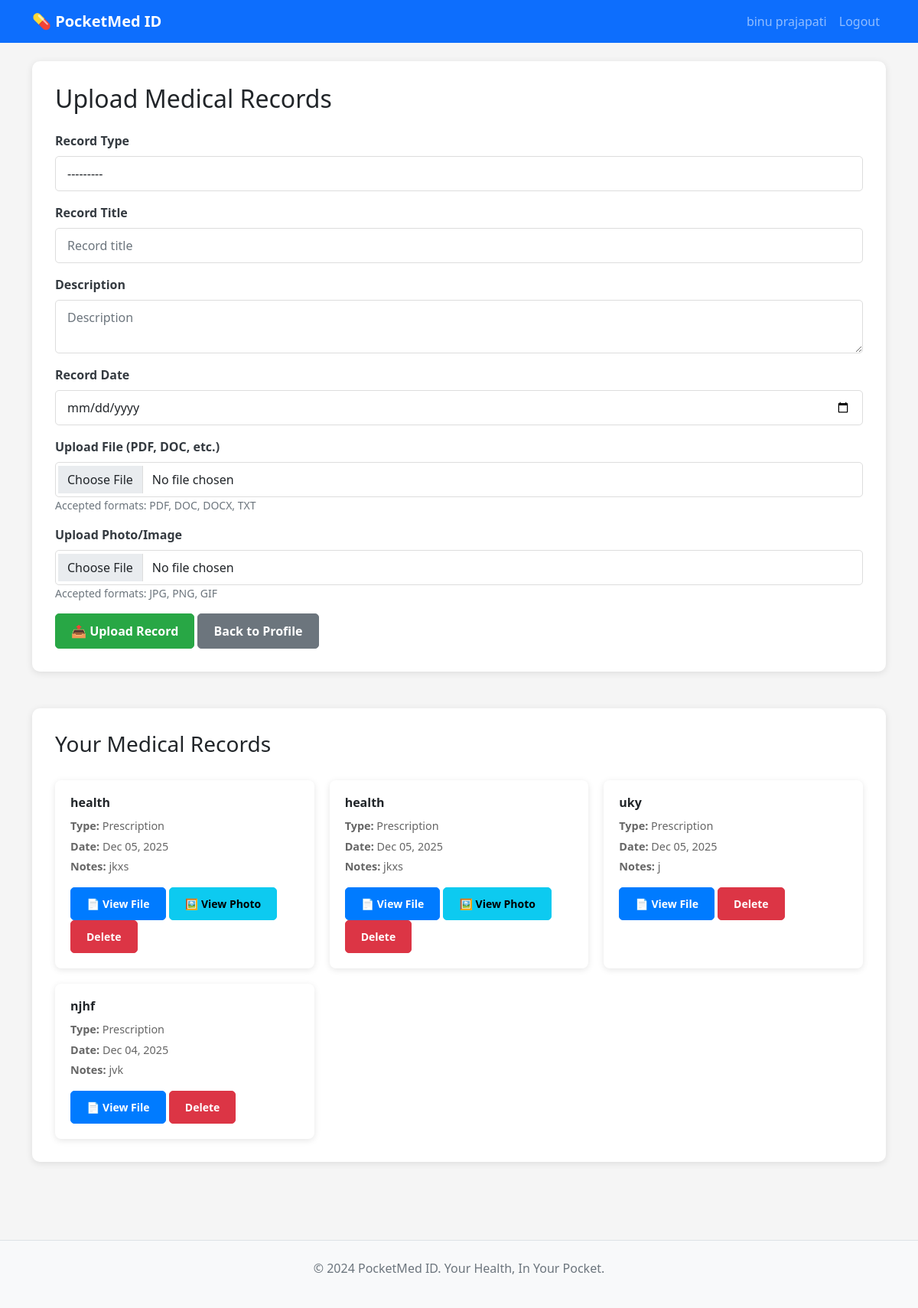
The app's page /patients/1/upload/ (signed in) with its own data.
### patients/models.py (models this page shows, shortened)
class MedicalRecord(models.Model):
    RECORD_TYPE_CHOICES = (
        ('prescription', 'Prescription'),
        ('lab_report', 'Lab Report'),
        ('imaging', 'Imaging'),
        ('consultation', 'Consultation'),
        ('other', 'Other'),
    )
    patient = models.ForeignKey(Patient, on_delete=models.CASCADE, related_name='medical_records')
    record_type = models.CharField(max_length=20, choices=RECORD_TYPE_CHOICES)
    title = models.CharField(max_length=300)
    description = models.TextField(blank=True)
    file = models.FileField(upload_to='medical_records/')
    photo = models.ImageField(upload_to='medical_records/', null=True, blank=True)
    date_created = models.DateField()
    uploaded_at = models.DateTimeField(auto_now_add=True)
    class Meta:
        ordering = ['-date_created']

### patients/views.py (the view)
# urls.py: path('<int:patient_id>/upload/', views.upload_records, name='patient_upload'),
@login_required(login_url='login')
def upload_records(request, patient_id):
    patient = get_object_or_404(Patient, id=patient_id, user=request.user)
    if request.method == 'POST':
        form = MedicalRecordForm(request.POST, request.FILES)
        if form.is_valid():
            record = form.save(commit=False)
            record.patient = patient
            record.save()
            return redirect('patient_upload', patient_id=patient_id)
    else:
        form = MedicalRecordForm()
    context = {
        'patient': patient,
        'form': form,
        'medical_records': patient.medical_records.all(),
    }
    return render(request, 'patients/upload.html', context)

### patients/forms.py
class MedicalRecordForm(forms.ModelForm):
    class Meta:
        model = MedicalRecord
        fields = ('record_type', 'title', 'description', 'file', 'photo', 'date_created')
        widgets = {
            'record_type': forms.Select(attrs={'class': 'form-control'}),
            'title': forms.TextInput(attrs={'class': 'form-control', 'placeholder': 'Record title'}),
            'description': forms.Textarea(attrs={'class': 'form-control', 'rows': 2, 'placeholder': 'Description'}),
            'file': forms.FileInput(attrs={'class': 'form-control'}),
            'photo': forms.FileInput(attrs={'class': 'form-control'}),
            'date_created': forms.DateInput(attrs={'class': 'form-control', 'type': 'date'}),
        }

### templates/patients/upload.html (shortened to what this page needs)
{% extends "base.html" %}
{% block content %}
<div class="profile-card">
    <h2 class="mb-4">Upload Medical Records</h2>
    <form method="post" enctype="multipart/form-data" class="needs-validation">
        <div class="mb-3">
            <label for="{{ form.record_type.id_for_label }}" class="form-label">Record Type</label>
            {{ form.record_type }}
        </div>
        <div class="mb-3">
            <label for="{{ form.title.id_for_label }}" class="form-label">Record Title</label>
            {{ form.title }}
        </div>
        <div class="mb-3">
            <label for="{{ form.description.id_for_label }}" class="form-label">Description</label>
            {{ form.description }}
        </div>
        <div class="mb-3">
            <label for="{{ form.date_created.id_for_label }}" class="form-label">Record Date</label>
            {{ form.date_created }}
        </div>
        <div class="mb-3">
            <label for="{{ form.file.id_for_label }}" class="form-label">Upload File (PDF, DOC, etc.)</label>
            {{ form.file }}
            <small class="text-muted d-block">Accepted formats: PDF, DOC, DOCX, TXT</small>
        </div>
        <div class="mb-3">
            <label for="{{ form.photo.id_for_label }}" class="form-label">Upload Photo/Image</label>
            {{ form.photo }}
            <small class="text-muted d-block">Accepted formats: JPG, PNG, GIF</small>
        </div>
        <button type="submit" class="btn btn-success">📤 Upload Record</button>
        <a href="{% url 'patient_profile' patient.id %}" class="btn btn-secondary">Back to Profile</a>
    </form>
</div>
<div class="profile-card mt-5">
    <h3 class="mb-4">Your Medical Records</h3>
    {% if medical_records %}
        <div class="records-list">
            {% for record in medical_records %}
                <div class="record-item">
                    <h6>{{ record.title }}</h6>
                    <p><strong>Type:</strong> {{ record.get_record_type_display }}</p>
                    <p><strong>Date:</strong> {{ record.date_created|date:"M d, Y" }}</p>
                    {% if record.description %}
                        <p><strong>Notes:</strong> {{ record.description|truncatewords:10 }}</p>
                    {% endif %}
                    <div class="mt-3">
                        {% if record.file %}
                            <a href="{{ record.file.url }}" class="btn btn-sm btn-primary" target="_blank">📄 View File</a>
                        {% endif %}
                        {% if record.photo %}
                            <a href="{{ record.photo.url }}" class="btn btn-sm btn-info" target="_blank">🖼️ View Photo</a>
                        {% endif %}
                        <a href="{% url 'delete_medical_record' record.id %}" class="btn btn-sm btn-danger" onclick="return confirm('Delete this record?')">Delete</a>
                    </div>
                </div>
            {% endfor %}
        </div>
    {% else %}
        <p class="text-muted text-center py-5">No medical records uploaded yet.</p>
    {% endif %}
</div>
{% endblock %}

### templates/base.html (shortened to what this page needs)
{% load static %}
<!DOCTYPE html>
<html lang="en">
<head>
    <link href="https://cdn.jsdelivr.net/npm/bootstrap@5.1.3/dist/css/bootstrap.min.css" rel="stylesheet">
    <link rel="stylesheet" href="{% static 'css/style.css' %}">
</head>
<body>
    <nav class="navbar navbar-expand-lg navbar-dark bg-primary">
        <div class="container">
            <a class="navbar-brand fw-bold" href="{% url 'home' %}">💊 PocketMed ID</a>
            <div class="collapse navbar-collapse" id="navbarNav">
                <ul class="navbar-nav ms-auto">
                    {% if user.is_authenticated %}
                        <li class="nav-item">
                            <a class="nav-link" href="#">{{ user.first_name }} {{ user.last_name }}</a>
                        </li>
                        <li class="nav-item">
                            <a class="nav-link" href="{% url 'logout' %}">Logout</a>
                        </li>
                    {% endif %}
                </ul>
            </div>
        </div>
    </nav>
    <main class="py-4">
        <div class="container">
            {% block content %}{% endblock %}
        </div>
    </main>
    <footer class="bg-light py-4 mt-5 border-top">
        <div class="container text-center text-muted">
            <p>&copy; 2024 PocketMed ID. Your Health, In Your Pocket.</p>
        </div>
    </footer>
</body>
</html>

### static/css/style.css (style rules this page uses)
:root { --primary-color: #007bff; --success-color: #28a745; --danger-color: #dc3545; --warning-color: #ffc107; --info-color: #17a2b8; --light-color: #f8f9fa; --dark-color: #343a40; }
body { font-family: 'Segoe UI', Tahoma, Geneva, Verdana, sans-serif; background-color: #f5f5f5; }
.form-label { font-weight: 600; margin-bottom: 8px; color: var(--dark-color); }
.form-control { border: 1px solid #ddd; border-radius: 5px; padding: 10px 15px; }
.btn { border-radius: 5px; padding: 10px 20px; font-weight: 600; transition: all 0.3s ease; }
.btn-primary { background-color: var(--primary-color); border-color: var(--primary-color); }
.btn-success { background-color: var(--success-color); border-color: var(--success-color); }
.profile-card { background: white; border-radius: 10px; padding: 30px; margin-bottom: 30px; box-shadow: 0 2px 10px rgba(0, 0, 0, 0.1); }
.records-list { display: grid; grid-template-columns: repeat(auto-fill, minmax(250px, 1fr)); gap: 20px; margin-top: 30px; }
.record-item { background: white; border-radius: 8px; padding: 20px; box-shadow: 0 2px 8px rgba(0, 0, 0, 0.1); transition: all 0.3s ease; }
.record-item h6 { font-weight: 600; margin-bottom: 10px; }
.record-item p { margin: 5px 0; font-size: 0.9rem; color: #666; }

### records on screen
MedicalRecord: title "health", record_type "Prescription", date_created "Dec 05, 2025", description "jkxs"
MedicalRecord: title "health", record_type "Prescription", date_created "Dec 05, 2025", description "jkxs"
MedicalRecord: title "uky", record_type "Prescription", date_created "Dec 05, 2025", description "j"
MedicalRecord: title "njhf", record_type "Prescription", date_created "Dec 04, 2025", description "jvk"

### other values on screen
{{ user.first_name }} "binu"
{{ user.last_name }} "prajapati"
